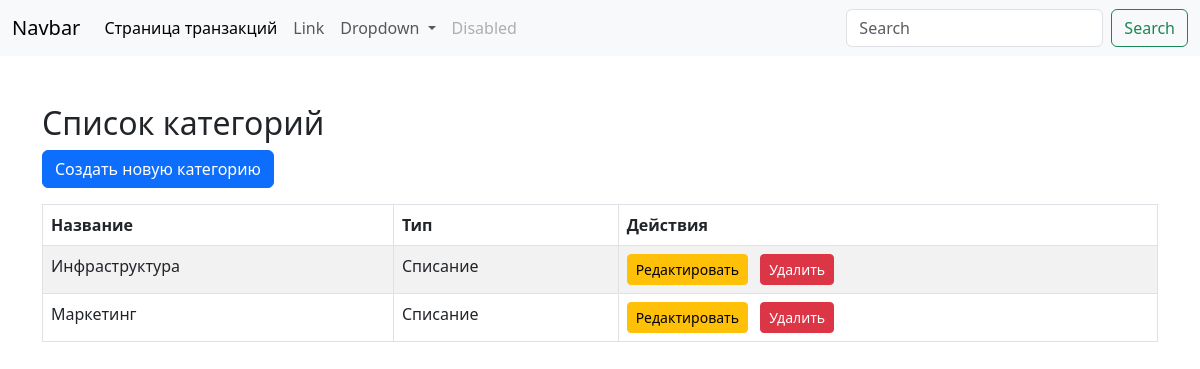
The page /categories/ on the database as committed earlier.
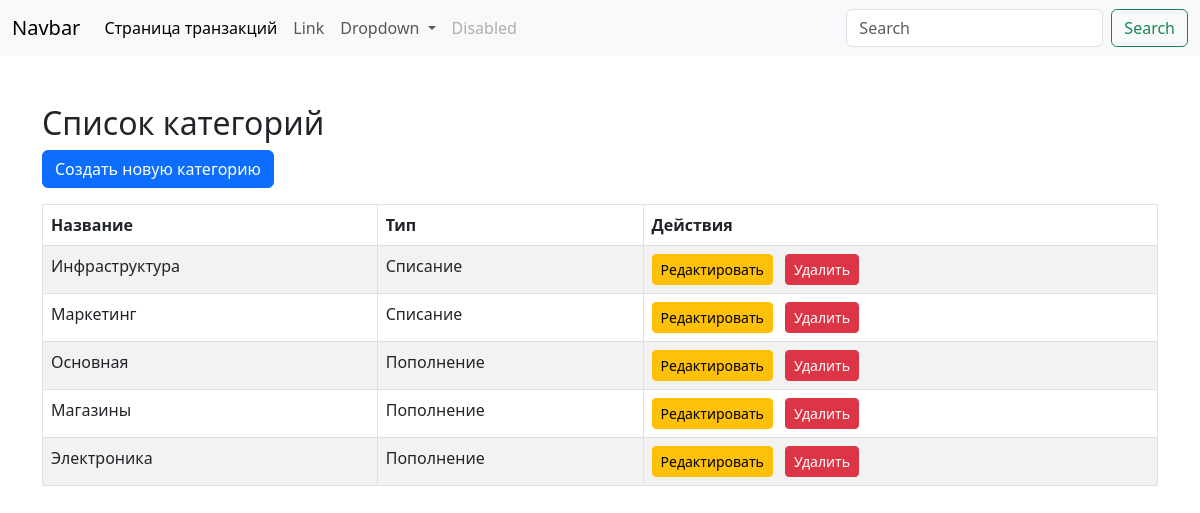
The same page on the database as committed later.
### configapp/models/categories.py (models this page shows, shortened)
class Category(models.Model):
    name = models.CharField(max_length=100)
    type = models.ForeignKey('Type', related_name='categories', on_delete=models.CASCADE)

### configapp/models/models.py (models this page shows, shortened)
class Type(models.Model):
    name = models.CharField(max_length=100)

### configapp/views.py (the view)
# urls.py: path('categories/', category_list_view, name='category_list'),
def category_list_view(request):
    categories = Category.objects.all()
    return render(request, 'Category/category_list.html', {'categories': categories})

### configapp/templates/Category/category_list.html (shortened to what this page needs)
<!DOCTYPE html>
<html lang="ru">
<head>
    <link href="https://cdn.jsdelivr.net/npm/bootstrap@5.3.0/dist/css/bootstrap.min.css" rel="stylesheet">
</head>
<body>
    <nav class="navbar navbar-expand-lg bg-light">
        <div class="container-fluid">
            <a class="navbar-brand" href="#">Navbar</a>
            <div class="collapse navbar-collapse" id="navbarSupportedContent">
                <ul class="navbar-nav me-auto mb-2 mb-lg-0">
                    <li class="nav-item">
                        <a class="nav-link active" aria-current="page" href="{% url 'dds_list' %}">Страница транзакций</a>
                    </li>
                    <li class="nav-item">
                        <a class="nav-link" href="#">Link</a>
                    </li>
                    <li class="nav-item dropdown">
                        <a class="nav-link dropdown-toggle" href="#" role="button" data-bs-toggle="dropdown" aria-expanded="false">
                            Dropdown
                        </a>
                    </li>
                    <li class="nav-item">
                        <a class="nav-link disabled">Disabled</a>
                    </li>
                </ul>
                <form class="d-flex" role="search">
                    <input class="form-control me-2" type="search" placeholder="Search" aria-label="Search">
                    <button class="btn btn-outline-success" type="submit">Search</button>
                </form>
            </div>
        </div>
    </nav>
    <div class="container mt-5">
        <h2>Список категорий</h2>
        <a href="{% url 'category_create' %}" class="btn btn-primary mb-3">Создать новую категорию</a>
        <table class="table table-bordered table-striped">
            <thead>
                <tr>
                    <th>Название</th>
                    <th>Тип</th>
                    <th>Действия</th>
                </tr>
            </thead>
            <tbody>
                {% for category in categories %}
                <tr>
                    <td>{{ category.name }}</td>
                    <td>{{ category.type.name }}</td>
                    <td>
                        <a href="{% url 'category_edit' category.id %}" class="btn btn-sm btn-warning me-2"> Редактировать</a>
                        <a href="{% url 'category_delete' category.id %}" class="btn btn-sm btn-danger"> Удалить</a>
                    </td>
                </tr>
                {% empty %}
                <tr><td colspan="3">Нет данных</td></tr>
                {% endfor %}
            </tbody>
        </table>
    </div>
</body>
</html>

Rows that differ between the two databases and show on the page:
added Category: name "Основная", type.name "Пополнение"
added Category: name "Магазины", type.name "Пополнение"
added Category: name "Электроника", type.name "Пополнение"
